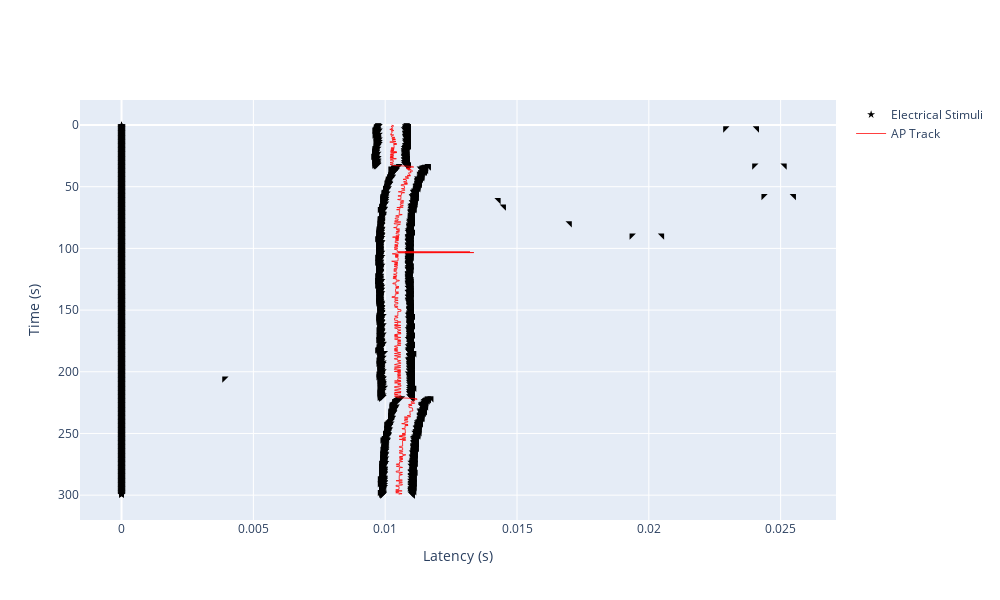

Notebook code for this chart:
### Code cell
%autoreload 2
from fibre_tracking.ap_track import APTrack
from plotting import FallingLeafPlot

# for how many intervals do we want to extend the track?
EXT_NUM_INTV = 500
# Starting point for the falling leaf plot
FLP_START_TIME = recording.sweeps[ap_track.sweep_idcs[0]].t_start

# extend the track for the given number of intervals
ap_track.extend_downwards(recording.sweeps, num_sweeps = EXT_NUM_INTV, max_shift = 0.003, radius = 2, verbose = False)

flplot = FallingLeafPlot()
flplot.plot(regular_stimuli = recording.el_stimuli, action_potentials = recording.actpots, t_start = FLP_START_TIME, \
            num_intervals = len(ap_track), ap_tracks = [ap_track], post_stimulus_timeframe = 0.025, plot_raw_signal= False)
